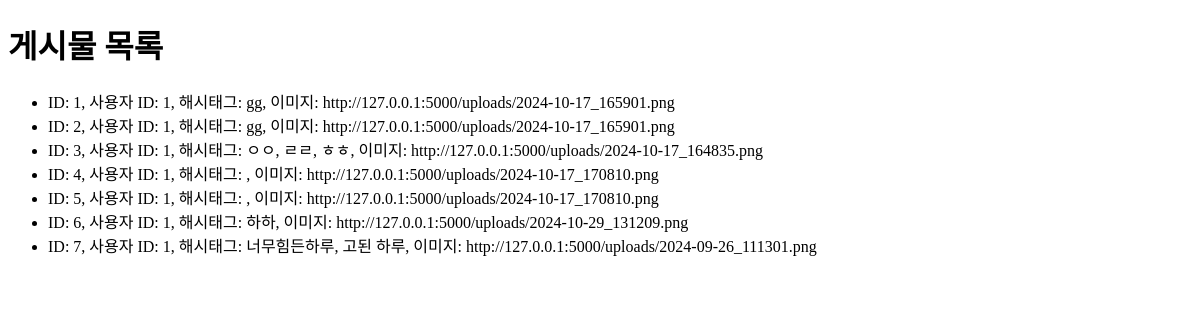
Page /posts on the earlier database version.
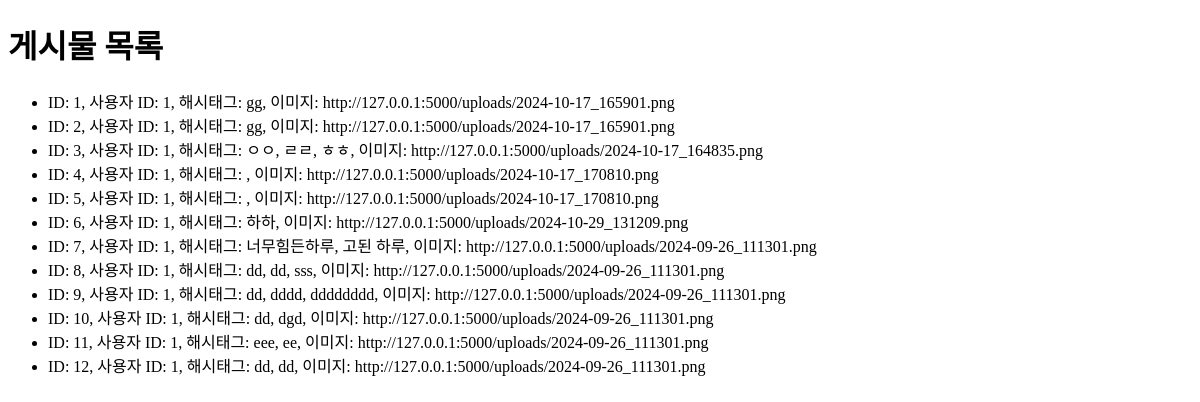
Same page on the later database version.
### app.py (models this page shows)
class Post(db.Model):
    id = db.Column(db.Integer, primary_key=True)  # 포스트 ID
    user_id = db.Column(db.Integer, db.ForeignKey('user.id'), nullable=False)  # 작성자 ID
    image_filename = db.Column(db.String(200))  # 이미지 파일명
    hashtags = db.Column(db.String(500))  # 해시태그

### app.py (the view)
@app.route('/posts')
def view_posts():
    all_posts = Post.query.all()  # 모든 포스트 가져오기
    return render_template('posts.html', posts=all_posts)  # posts.html 템플릿 렌더링

### templates/posts.html (shortened to what this page needs)
<!DOCTYPE html>
<html lang="ko">
<head>
</head>
<body>
    <h1>게시물 목록</h1>
    <ul>
        {% for post in posts %}
            <li>ID: {{ post.id }}, 사용자 ID: {{ post.user_id }}, 해시태그: {{ post.hashtags }}, 이미지: {{ post.image_filename }}</li>
        {% endfor %}
    </ul>
</body>
</html>

Differences in the rows shown:
added Post: id "8", user_id "1", hashtags "dd, dd, sss", image_filename "http://127.0.0.1:5000/uploads/2024-09-26_111301.png"
added Post: id "9", user_id "1", hashtags "dd, dddd, dddddddd", image_filename "http://127.0.0.1:5000/uploads/2024-09-26_111301.png"
added Post: id "10", user_id "1", hashtags "dd, dgd", image_filename "http://127.0.0.1:5000/uploads/2024-09-26_111301.png"
added Post: id "11", user_id "1", hashtags "eee, ee", image_filename "http://127.0.0.1:5000/uploads/2024-09-26_111301.png"
added Post: id "12", user_id "1", hashtags "dd, dd", image_filename "http://127.0.0.1:5000/uploads/2024-09-26_111301.png"
